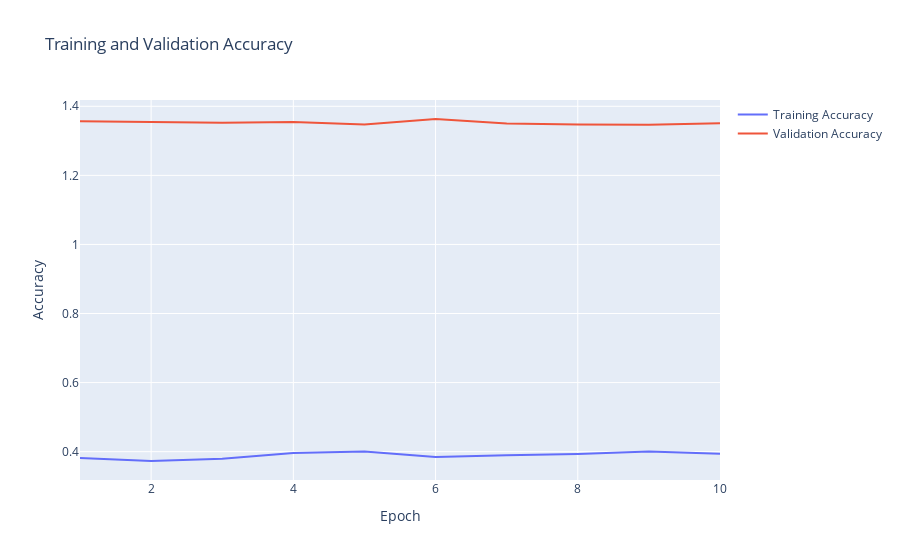

This figure's notebook cell:
### Code cell
import plotly.graph_objects as go

# Extract accuracy values
training_accuracy = history.history['sparse_categorical_accuracy']
validation_accuracy = history.history['val_loss']

# Create a trace for the training accuracy
trace1 = go.Scatter(
    x = [i for i in range(1, 151)],
    y = training_accuracy,
    mode = 'lines',
    name = 'Training Accuracy'
)

# Create a trace for the validation accuracy
trace2 = go.Scatter(
    x = [i for i in range(1, 151)],
    y = validation_accuracy,
    mode = 'lines',
    name = 'Validation Accuracy'
)

# Create a layout
layout = go.Layout(
    title = 'Training and Validation Accuracy',
    xaxis = dict(title = 'Epoch'),
    yaxis = dict(title = 'Accuracy'),
    hovermode = 'closest'
)

# Create a Figure and add the traces
fig = go.Figure(data=[trace1, trace2], layout=layout)

# Show the figure
fig.show()

### Figure 1 — Plotly figure (JSON) as saved in the notebook; plotly's stock layout.template omitted (floating-point values rounded to 4 significant figures; data arrays with more than 128 entries replaced by an {"elided": "..."} marker saying what was removed)
{"data": [{"mode": "lines", "name": "Training Accuracy", "type": "scatter", "x": {"elided": "150 int values"}, "y": [0.3814, 0.373, 0.3793, 0.3962, 0.4007, 0.3843, 0.3899, 0.3933, 0.4002, 0.3941]}, {"mode": "lines", "name": "Validation Accuracy", "type": "scatter", "x": {"elided": "150 int values"}, "y": [1.357, 1.354, 1.353, 1.355, 1.347, 1.363, 1.35, 1.348, 1.347, 1.351]}], "layout": {"hovermode": "closest", "title": {"text": "Training and Validation Accuracy"}, "xaxis": {"title": {"text": "Epoch"}}, "yaxis": {"title": {"text": "Accuracy"}}}}
